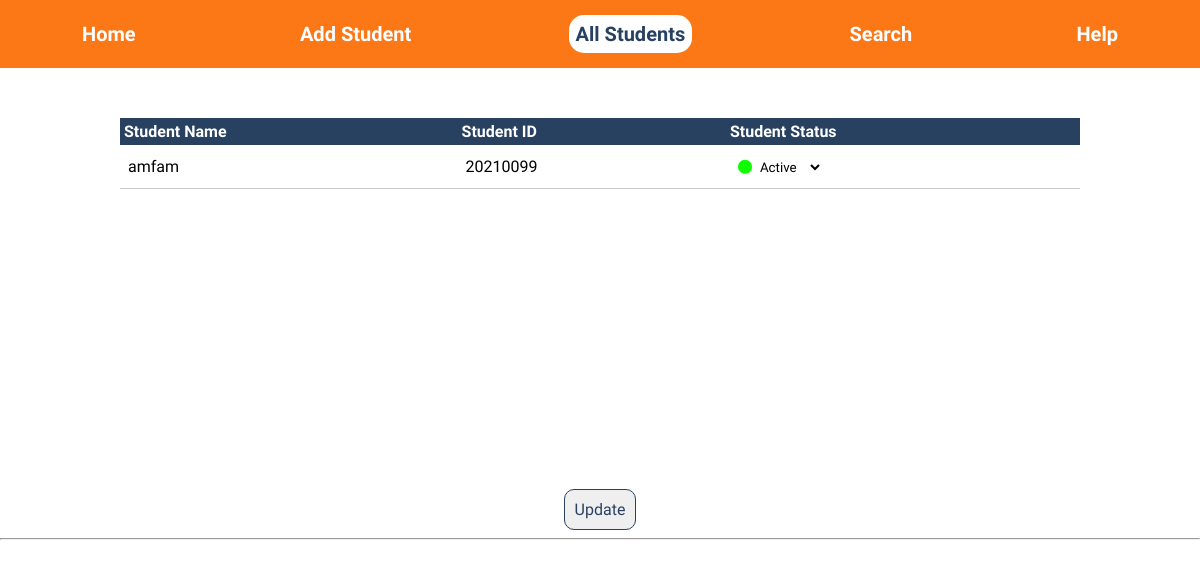
Page /all_students.html/ on the committed database.
### Main/models.py (models this page shows, shortened)
class Student(models.Model):
    id = models.CharField(max_length=8, primary_key=True)
    name = models.CharField(max_length=64)
    dateOfBirth = models.DateTimeField()
    email = models.CharField(max_length=64)
    gpa = models.CharField(max_length=4)
    level = models.CharField(max_length=1)
    status = models.CharField(max_length=64)
    phone = models.CharField(max_length=12)
    department = models.CharField(max_length=2)
    gender = models.CharField(max_length=6)

### Main/views/main.py (the view)
# urls.py: path('all_students.html/',main.all, name='all'),
def all(request):
    Students = Student.objects.all().values()
    context = {
        'Students':Students
    }
    return render(request, 'allStudents/all_students.html', context)

### Main/templates/allStudents/all_students.html (shortened to what this page needs)
<!DOCTYPE html>
<html>
<head>
    {%load static%}
    <link rel="stylesheet" href="{% static 'css/global.css' %}" />
    <link rel="stylesheet" href="{% static 'css/all_students.css' %}">
</head>
<body>
    <header>
        <ul>
            <a href="{% url 'home'%}">Home</a>
            <a href="{% url 'add'%}">Add Student</a>
            <a class= "active" href="{% url 'all'%}">All Students</a>
            <a href="{% url 'search'%}">Search</a>
            <a href="{% url 'help'%}">Help</a>
        </ul>
    </header>
    <div>
        <table id="students">
            <tbody id="table">
                <tr>
                    <th>Student Name</th>
                    <th>Student ID</th>
                    <th>Student Status</th>
                </tr>
                {% for student in Students %}
                <tr>
                    <td>{{student.name}}</td>
                    <td>{{student.id}}</td>
                    <td>
                        <div class="StatDiv">
                            {% if student.status == 'Active' %}
                            <i class="fa-sharp fa-solid fa-circle custom-circle" style="color: #0eff00; font-size: 14px;"></i>
                            {% elif student.status == 'Inactive' %}
                            <i class="fa-sharp fa-solid fa-circle custom-circle" style="color: #ff3300; font-size: 14px;"></i>
                            {% endif %}
                            <select id="{{ student.id }}">
                                <option value="Active" {% if student.status == 'Active' %} selected {% endif %}>
                                    Active
                                </option>
                        </select>
                        </div>
                    </td>
                </tr>
                {% endfor %}
            </tbody>
        </table>
        <div>
            <button type="button" class="btn" id ="updateBtn" onclick="updateData()">Update</button>
        </div>
    </div>
    <hr>
</body>
</html>

### static/css/global.css (style rules this page uses)
* { box-sizing: border-box; font-family: 'Ubuntu',sans-serif; }
body { margin: 0; padding: 0; background-color: #ffffff; height: 100%; }
header>ul { display: flex; justify-content: space-between; width: 90%; margin: auto; list-style: none; padding: 15px; }
header>ul a { color: #ffffff; text-decoration: none; font-size: 20px; font-weight: 700; }
header { overflow: hidden; background-color: #FC7716; }
header a { text-align: center; padding: 7px 7px; text-decoration: none; font-size: 17px; }
header a:hover, a:active,a.active { background-color: #ffffff; color: #284160; font-weight: bold; border-radius: 15px; }

### static/css/all_students.css (style rules this page uses)
.btn { border: 1px solid #284160; border-radius: 10px; display: flex; text-align: center; padding: 10px; font-size: 16px; color: #284160; text-align: center; margin: auto; margin-top: 300px; cursor: pointer; }
.StatDiv { background: white; border-radius: 30px; border: 0px solid rgb(125, 125, 125); padding: 4px; cursor: pointer; width: 100px; }
select { border: none; outline: none; background-color: white; }
#students { border-collapse: collapse; width: 80%; margin: auto; margin-top: 50px; }
#students th { padding: 4px; text-align: left; background-color: #284160; color: white; }
.custom-circle { color:#0eff00; font-size: 14px;; }
td { border-bottom: 1px solid #cacaca; padding: 8px; }

### rows in the picture
Student: name "amfam", id "20210099", status+id "Active"
